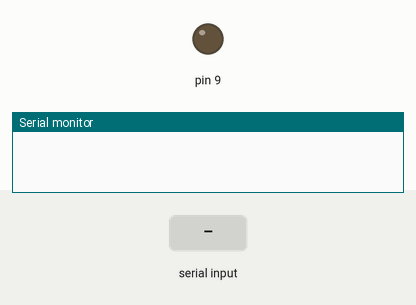
Recording of a sketch running on a simulated Arduino Uno, built with avr-gcc and run on an emulated ATmega328P. Parts: output pins drawn as LEDs (lit = HIGH), the last lines printed to the serial monitor. The test bench sets the inputs (shaded band).

Above: at 1.2 s.
1.3 s: "90,45\n" received over Serial
At 2.5 s:
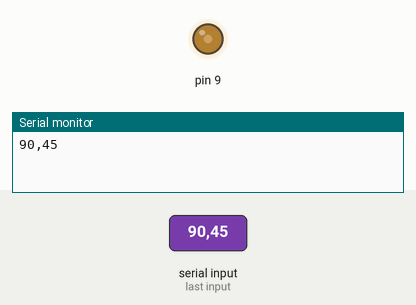
2.8 s: "5\n" received over Serial
At 3.4 s:
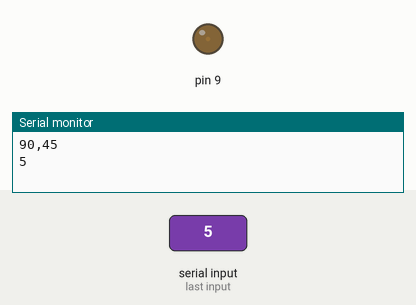
4.3 s: "200\n" received over Serial
At 4.6 s:
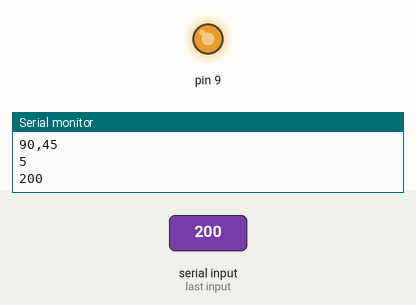
5.8 s: "90\n" received over Serial
At 6.9 s:
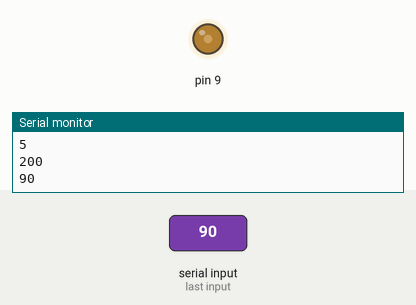
Timing chart, 0 to 8.3 s (numbered marks = the images above; inputs shaded):
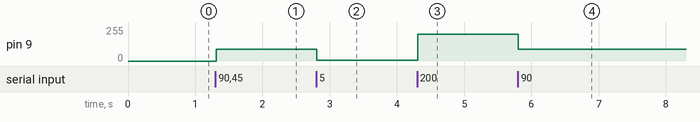

Measured:
- after the input at 1.3 s, pin 9: 0/255 → 90/255 at once
- after the input at 2.8 s, pin 9: 90/255 → 5/255 at once
- after the input at 4.3 s, pin 9: 5/255 → 200/255 at once
- after the input at 5.8 s, pin 9: 200/255 → 90/255 at once

The sketch:

onenet_uno.ino
```cpp
void setup() {

  Serial.begin(115200);


  pinMode(9, OUTPUT);
}


String readString;
void loop() {


  while (Serial.available()) { //返回串口缓冲区中当前剩余的字符个数
    char c = Serial.read(); //读取数据
    readString += c;
    delay(2);
  }

  if (readString.length() > 0) { //串口接收到了数据，可以读取
    Serial.println(readString);
     analogWrite(9, readString.toInt());

    readString = "";
  }


}
```
